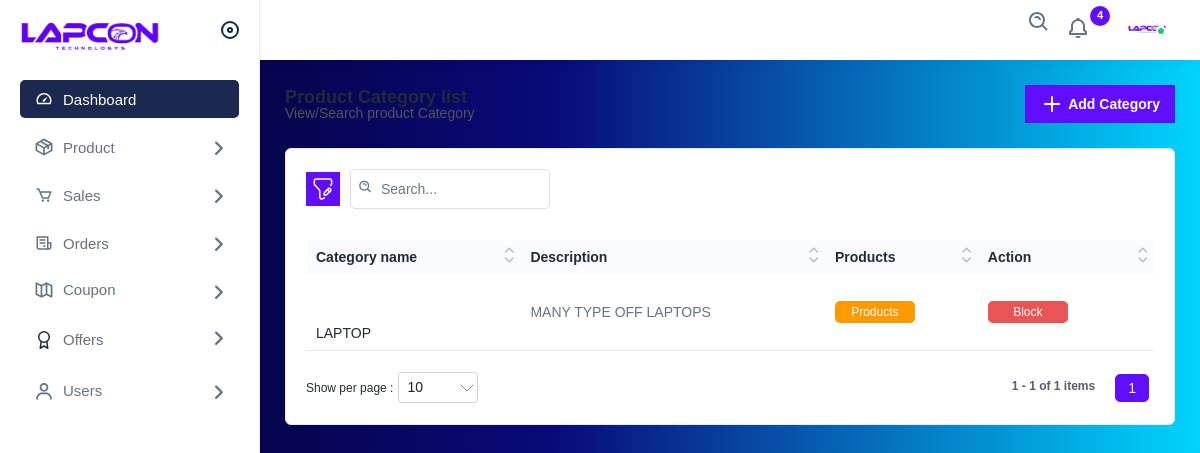
/admin_panel/category_list (signed in), run on an earlier commit of the app's database.
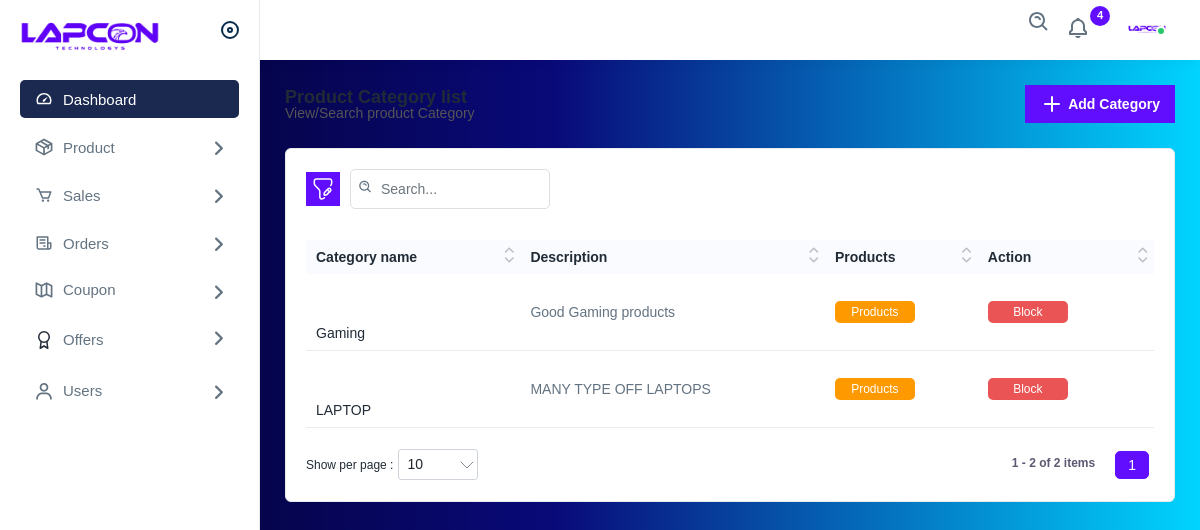
And on a later commit of the database.
### Product/models.py (models this page shows)
class Category(models.Model):
    name=models.CharField(max_length=50,unique=True)
    description=models.TextField(null=True)
    created_at=models.DateTimeField(default=datetime.now())
    is_active=models.BooleanField(default=True)

### Product/views.py (the view)
# urls.py: path('admin_panel/category_list', views.category_list, name='category_list'),
@login_required(login_url='admin_signin')
@user_passes_test(is_staff, login_url='/')
def category_list(request):
    categoryes = Category.objects.all()
    return render(request, 'admin/category_list.html', {'categoryes':categoryes})

### admin_panel/views.py (called while the page is built)
def is_staff(user):
    return user.is_staff

### templates/admin/category_list.html (shortened to what this page needs)
{% extends 'admin/layout.html' %}
{% load static %}
{% block content %}
    <div class="page-wrapper">
        <div class="content">
            <div class="page-header">
                <div class="page-title">
                    <h4>Product Category list</h4>
                    <h6>View/Search product Category</h6>
                </div>
                <div class="page-btn">
                    <a href="{% url 'add_category' %}" class="btn btn-added"> <img src="{% static 'img_admin/icons/plus.svg' %}" class="me-1" alt="img">Add Category</a>
                </div>
            </div>
            <div class="card">
                <div class="card-body">
                    <div class="table-top">
                        <div class="search-set">
                            <div class="search-path">
                                <a class="btn btn-filter" id="filter_search">
                                    <img src="{% static 'img_admin/icons/filter.svg' %}" alt="img">
                                </a>
                            </div>
                            <div class="search-input">
                                <a  class="btn btn-searchset"><img src="{% static 'img_admin/icons/search-white.svg' %}" alt="img"></a>
                            </div>
                        </div>
                    </div>
                    <div class="table-responsive">
                        <table class="table  datanew">
                            <thead>
                                <tr>
                                    <th>Category name</th>
                                    <th>Description</th>
                                    <th>Products</th>
                                    <th>Action</th>
                                </tr>
                            </thead>
                            <tbody>
                                {% for cateogry in categoryes%}
                                    <tr>
                                        <td class="productimgname" style="    margin-top: 42px;"><a href="{% url 'edit_category' cateogry.id %}">{{cateogry.name}}</a></td>
                                        <td style="white-space: normal;"><p>{{cateogry.description}}</p></td>
                                        <td><a href="{% url 'product_list_category' cateogry.id %}"><span
                                            class="bg-lightyellow badges">Products</span></a>
                                        </td>
                                        <td>
                                            <a class="me-3 confirm-text" href="{% url 'edit_cateogry_status' cateogry.id %}">
                                                {% if cateogry.is_active %}
                                                    <span class="bg-lightred badges">
                                                        Block
                                                    </span>
                                                {% else %}
                                                    <span class="bg-lightgreen badges">
                                                        Unblock
                                                    </span>
                                                {% endif %}
                                            </a>
                                        </td>
                                    </tr>
                                {% endfor %}
                            </tbody>
                        </table>
                    </div>
                </div>
            </div>
        </div>
    </div>
{% endblock %}

What changed in the data, as far as the page shows it:
added Category: name "Gaming", description "Good Gaming products", is_active "Block"
Also different on the page:
text written by a page script: "1 1 - 1 of 1 items" → "1 1 - 2 of 2 items"
